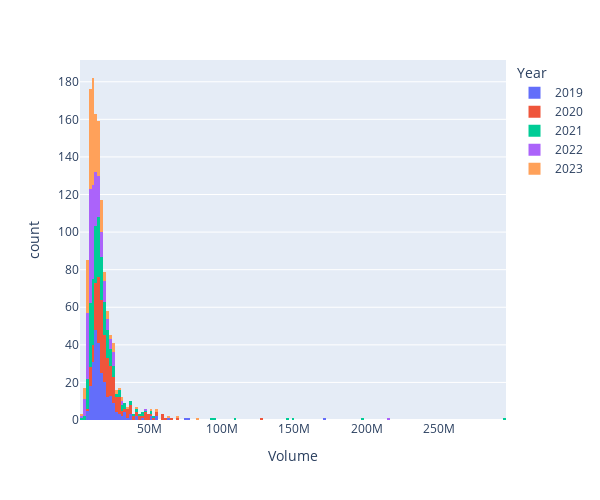

Here is the notebook cell this chart was saved with:
### Code cell
px.histogram(data, x ='Volume', height=500, width=600,  color='Year')

### Figure 1 — Plotly figure (JSON) as saved in the notebook; plotly's stock layout.template omitted (floating-point values rounded to 4 significant figures; data arrays with more than 128 entries replaced by an {"elided": "..."} marker saying what was removed)
{"data": [{"alignmentgroup": "True", "bingroup": "x", "hovertemplate": "Year=2019<br>Volume=%{x}<br>count=%{y}<extra></extra>", "legendgroup": "2019", "marker": {"color": "#636efa", "pattern": {"shape": ""}}, "name": "2019", "offsetgroup": "2019", "orientation": "v", "showlegend": true, "type": "histogram", "x": {"elided": "250 int values"}, "xaxis": "x", "yaxis": "y"}, {"alignmentgroup": "True", "bingroup": "x", "hovertemplate": "Year=2020<br>Volume=%{x}<br>count=%{y}<extra></extra>", "legendgroup": "2020", "marker": {"color": "#EF553B", "pattern": {"shape": ""}}, "name": "2020", "offsetgroup": "2020", "orientation": "v", "showlegend": true, "type": "histogram", "x": {"elided": "252 int values"}, "xaxis": "x", "yaxis": "y"}, {"alignmentgroup": "True", "bingroup": "x", "hovertemplate": "Year=2021<br>Volume=%{x}<br>count=%{y}<extra></extra>", "legendgroup": "2021", "marker": {"color": "#00cc96", "pattern": {"shape": ""}}, "name": "2021", "offsetgroup": "2021", "orientation": "v", "showlegend": true, "type": "histogram", "x": {"elided": "252 int values"}, "xaxis": "x", "yaxis": "y"}, {"alignmentgroup": "True", "bingroup": "x", "hovertemplate": "Year=2022<br>Volume=%{x}<br>count=%{y}<extra></extra>", "legendgroup": "2022", "marker": {"color": "#ab63fa", "pattern": {"shape": ""}}, "name": "2022", "offsetgroup": "2022", "orientation": "v", "showlegend": true, "type": "histogram", "x": {"elided": "253 int values"}, "xaxis": "x", "yaxis": "y"}, {"alignmentgroup": "True", "bingroup": "x", "hovertemplate": "Year=2023<br>Volume=%{x}<br>count=%{y}<extra></extra>", "legendgroup": "2023", "marker": {"color": "#FFA15A", "pattern": {"shape": ""}}, "name": "2023", "offsetgroup": "2023", "orientation": "v", "showlegend": true, "type": "histogram", "x": {"elided": "251 int values"}, "xaxis": "x", "yaxis": "y"}], "layout": {"barmode": "relative", "height": 500, "legend": {"title": {"text": "Year"}, "tracegroupgap": 0}, "margin": {"t": 60}, "width": 600, "xaxis": {"anchor": "y", "domain": [0, 1], "title": {"text": "Volume"}}, "yaxis": {"anchor": "x", "domain": [0, 1], "title": {"text": "count"}}}}
